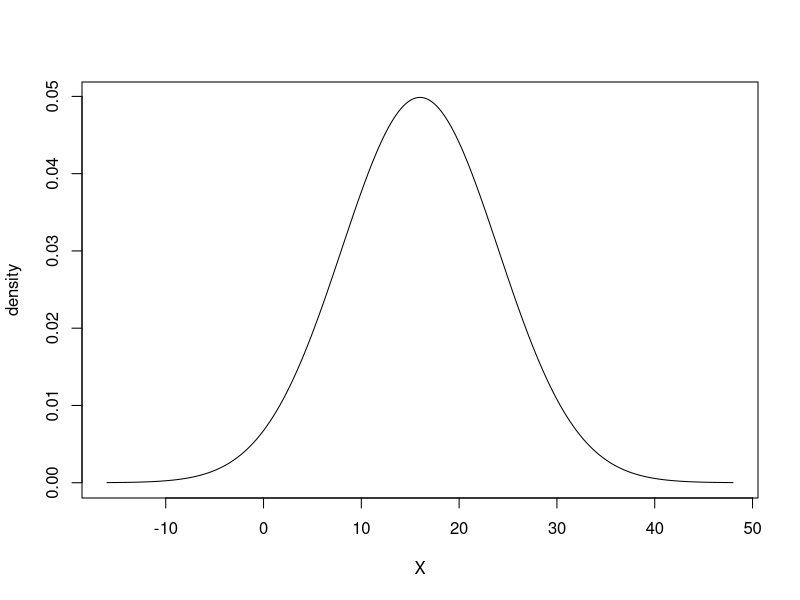
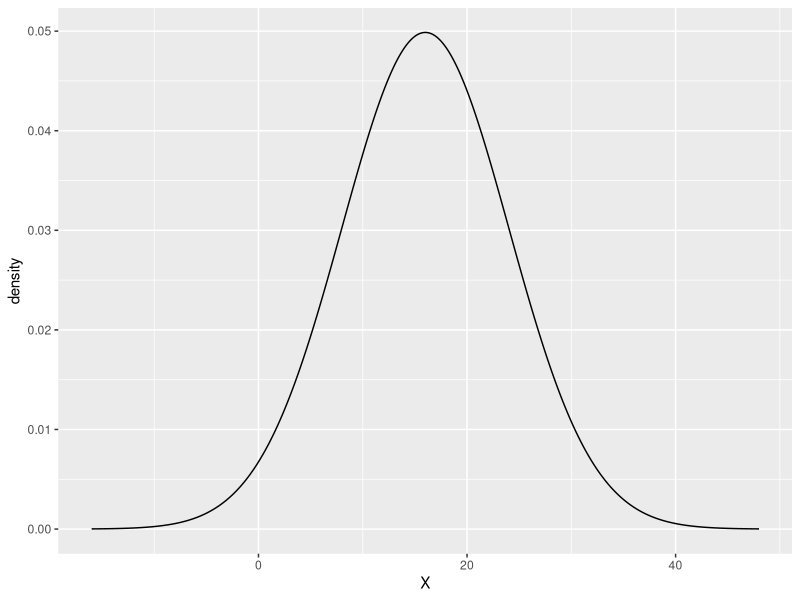
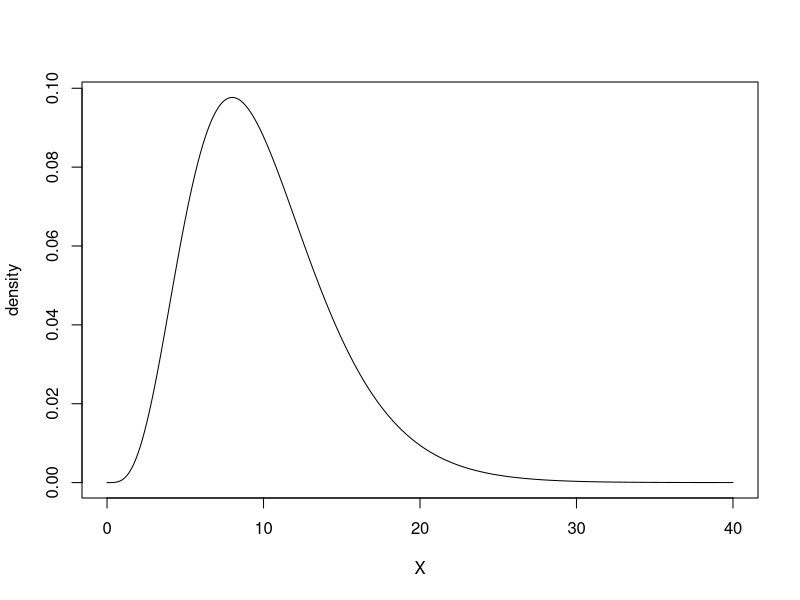
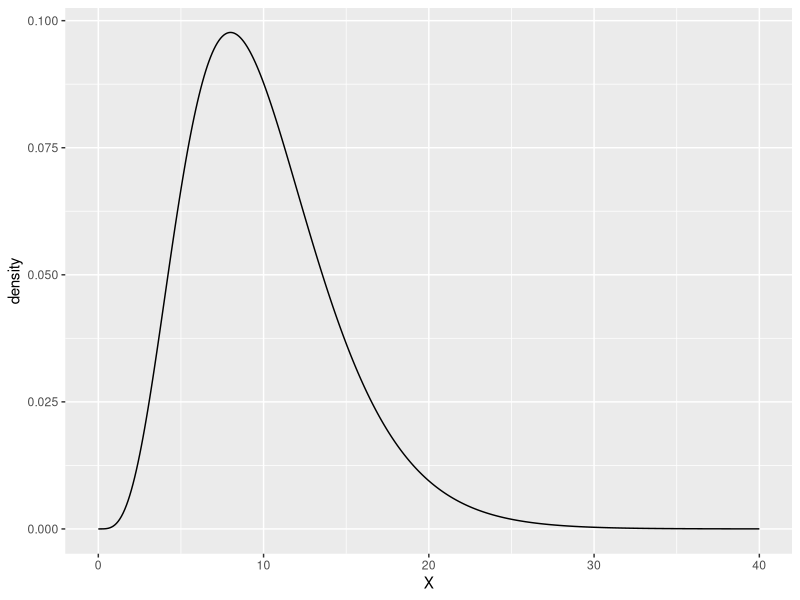

The R script that drew these images, in order:
# PMGT 634 Lecture #7
# Author: Ray Nelson
###############################################################################
# load libraries
library(ggplot2)

# function definition got summary of random variable
summaryStats <- function(RV) {
  require(timeSeries)
	meanRV <- mean(RV)
	medianRV <- median(RV)
	sdRV <- sd(RV)
	iqrRV <- IQR(RV)
	skewnessRV <- skewness(RV)
	kurtosisRV <- kurtosis(RV)
	stats <- cbind(meanRV, medianRV, sdRV, iqrRV, skewnessRV, kurtosisRV)
	colnames(stats) <- c("Mean", "Median", "Standard Deviation",
		"InterQuartile Range", "Skewness", "Kurtosis")
	stats <- round(stats, 2)
	return(stats)
}

# Normal pdf
meanNormal <- 16 # mean for normal distribution
sdNormal <- 8 # standard deviation for the normal distribution
X <- seq(meanNormal - 4 * sdNormal, meanNormal + 4 * sdNormal, 0.1) # quantiles
density <- dnorm(X, mean = meanNormal, sd = sdNormal) # normal pdf
plot(X, density, type = "l") # simple plot of density
qplot(x = X, y = density, geom = "line") # qplot of density
rm(meanNormal, sdNormal, X, density) # cleanup

# Equally weighted equity portfolio
sampleSize <- 100
r1 <- rnorm(n = sampleSize, mean = 16, sd = 8)
r2 <- rnorm(n = sampleSize, mean = 10, sd = 5)
r3 <- rnorm(n = sampleSize, mean = 5, sd = 2)
portfolio <- 1/3 * r1 + 1/3 * r2 + 1/3 * r3 # equally weighted portfolio

summaryStats(r1)
summaryStats(r2)
summaryStats(r3)
summaryStats(portfolio)

portfolioCompare <- rbind(summaryStats(r1), summaryStats(r2), summaryStats(r3),
	summaryStats(portfolio))
rownames(portfolioCompare) <- c("r1", "r2", "r3", "portfolio")
portfolioCompare
rm(sampleSize, r1, r2, r3, portfolio, portfolioCompare)

## Chi-Square distribution
# Density Function
degreesFreedom <- 10
X <- seq(0, 40, 0.1) # sequence of quantiles
density <- dchisq(X, df = degreesFreedom) # Chi-Squared density
plot(X, density, type = "l") # simple plot of density
qplot(x = X, y = density, geom = "line") # qplot of density

# Random sample of 50 observations
rChisquare <- rchisq(50, df = degreesFreedom)
summaryStats(rChisquare)
rm(degreesFreedom, rChisquare)
